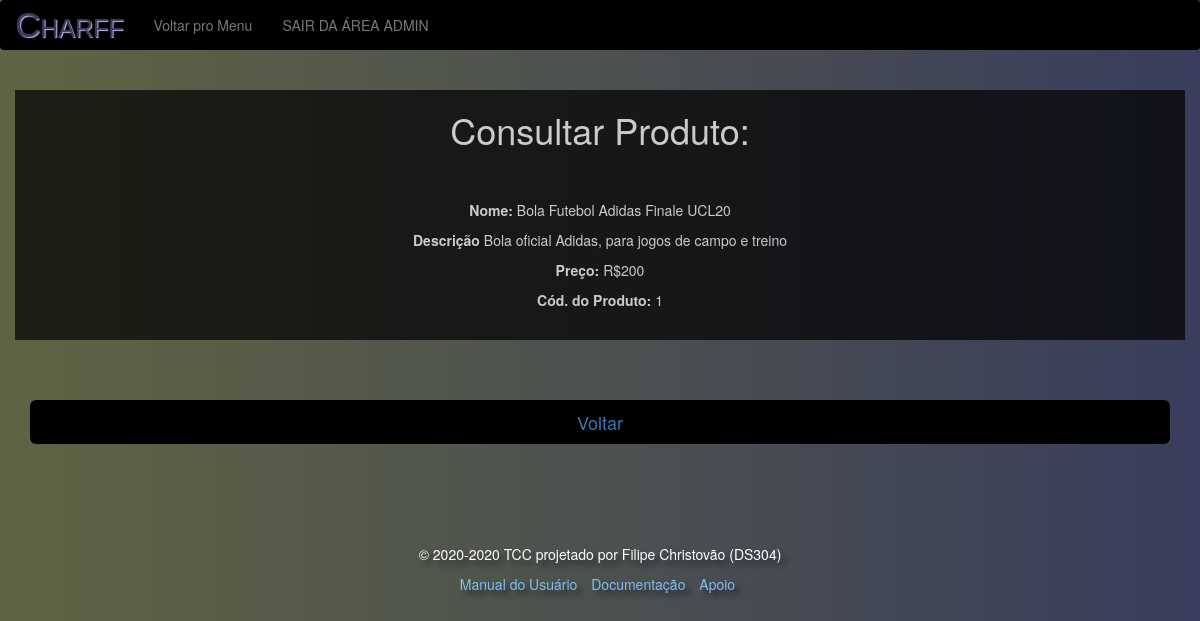
The app's page /ConsultaProduto2.php (signed in) with its own data.
### tables this page shows
CREATE TABLE `produtos` (
  `nomeProd` varchar(55) DEFAULT NULL,
  `codProd` int(10) NOT NULL,
  `descricaoProd` varchar(60) DEFAULT NULL,
  `precoProd` varchar(8) DEFAULT NULL
);

### ConsultaProduto2.php (the view, shortened to what this page needs)
<HTML>
    <HEAD>
        <link rel="stylesheet" href="https://maxcdn.bootstrapcdn.com/bootstrap/3.4.1/css/bootstrap.min.css">
    </HEAD>
    <BODY>
        <nav class="navbar navbar-default" style="background-color: rgb(0, 0, 0); border:black">
            <div class="container-fluid">
                <div class="navbar-header">
                    <a class="navbar-brand" href="#" style="color: #383d5c; font-family: blippo, sans-serif; font-size: 35px; font-variant: small-caps; text-shadow: 1px 1px 1px rgb(199, 185, 240)"> Charff </a>
                </div>
                <ul class="nav navbar-nav">
                    <li><a href="AreaAdmin.php">Voltar pro Menu</a></li>
                    <li><a href="logout.php">SAIR DA ÁREA ADMIN</a></li>
                </ul>
            </div>
        </nav><br>
        <div class="container text-center" style="background-color: black; border: black; opacity: 0.7;">
            <h1 id="sombra">Consultar Produto:</h1><br><br>
            <?php
                include "conexao.php";
                $nome = $_POST["nomeProd"];
                $sql = "SELECT * FROM produtos WHERE nomeProd LIKE '%$nome%' ";
                $consulta = mysqli_query($mysqli, $sql);
                if (mysqli_num_rows($consulta) == 0){
                    echo "Produto não cadastrado";
                } else
                {
                    $linha = mysqli_fetch_array($consulta);
                    $n = $linha["nomeProd"];
                    $d = $linha["descricaoProd"];
                    $p = $linha["precoProd"];
                    $c = $linha["codProd"];
                }
            ?>
            <p id="sombra"><b>Nome: </b><?php echo $n ?> <br></p>
            <p id="sombra"><b>Descrição </b><?php echo $d ?> <br></p>
            <p id="sombra"><b>Preço: </b><?php echo $p ?> <br></p>
            <p id="sombra"><b>Cód. do Produto: </b><?php echo $c ?> <br><br></p>
        </div><br><br><br>
        <div class="container">
            <a href="ConsultaProduto1.php"><button style="background-color: black; border: black; color: white;" class="btn btn-primary btn-lg btn-block">Voltar</a></button>
        </div><br><br><br><br><br>
        <footer class="my-5 pt-5 text-muted text-center text-small" id="sombra">
      <p class="mb-1"><font style="vertical-align: inherit;"><font style="vertical-align: inherit;">© 2020-2020 TCC projetado por Filipe Christovão (DS304)</font></font></p>
      <ul class="list-inline">
        <li class="list-inline-item"><a href="#"><font style="vertical-align: inherit;"><font style="vertical-align: inherit;  color:rgb(129, 189, 245)">Manual do Usuário</font></font></a></li>
        <li class="list-inline-item"><a href="#"><font style="vertical-align: inherit;"><font style="vertical-align: inherit;  color:rgb(129, 189, 245)">Documentação</font></font></a></li>
        <li class="list-inline-item"><a href="#"><font style="vertical-align: inherit;"><font style="vertical-align: inherit;  color:rgb(129, 189, 245)">Apoio</font></font></a></li>
      </ul>
    </footer>
    </BODY>
</HTML>

### ConsultaProduto2.php (style rules this page uses)
body { background-image: linear-gradient(to right, rgb(96, 100, 67), #383d5c); }
#sombra { color: white; text-shadow: 5px 5px 5px rgba(0,0,0,0.5); }

### records on screen
produtos: nomeProd "Bola Futebol Adidas Finale UCL20", descricaoProd "Bola oficial Adidas, para jogos de campo e treino", precoProd "R$200", codProd "1"
